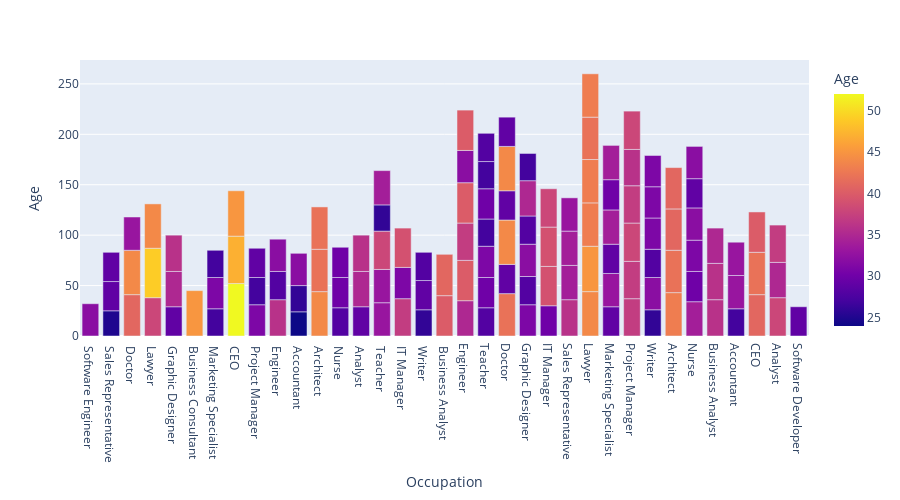

Notebook code cell kept with this figure:
### Markdown cell above
# **EXPLORATORY DATA ANALYSIS**

### Code cell
# Male Female at various ages in different jobs
fig = px.bar(df, x=' Occupation', y=' Age',
             hover_data=[' Gender'], color=' Age',
             labels={' Gender':'Male or Female'}, height=500)
fig.show()

### Figure 1 — Plotly figure (JSON) as saved in the notebook; plotly's stock layout.template omitted (floating-point values rounded to 4 significant figures; data arrays with more than 128 entries replaced by an {"elided": "..."} marker saying what was removed)
{"data": [{"alignmentgroup": "True", "customdata": {"elided": "131x1 str values"}, "hovertemplate": " Occupation=%{x}<br> Age=%{marker.color}<br>Male or Female=%{customdata[0]}<extra></extra>", "legendgroup": "", "marker": {"color": {"elided": "131 int values"}, "coloraxis": "coloraxis", "pattern": {"shape": ""}}, "name": "", "offsetgroup": "", "orientation": "v", "showlegend": false, "textposition": "auto", "type": "bar", "x": {"elided": "131 str values"}, "xaxis": "x", "y": {"elided": "131 int values"}, "yaxis": "y"}], "layout": {"barmode": "relative", "coloraxis": {"colorbar": {"title": {"text": " Age"}}, "colorscale": [[0.0, "#0d0887"], [0.1111, "#46039f"], [0.2222, "#7201a8"], [0.3333, "#9c179e"], [0.4444, "#bd3786"], [0.5556, "#d8576b"], [0.6667, "#ed7953"], [0.7778, "#fb9f3a"], [0.8889, "#fdca26"], [1.0, "#f0f921"]]}, "height": 500, "legend": {"tracegroupgap": 0}, "margin": {"t": 60}, "xaxis": {"anchor": "y", "domain": [0.0, 1.0], "title": {"text": " Occupation"}}, "yaxis": {"anchor": "x", "domain": [0.0, 1.0], "title": {"text": " Age"}}}}
